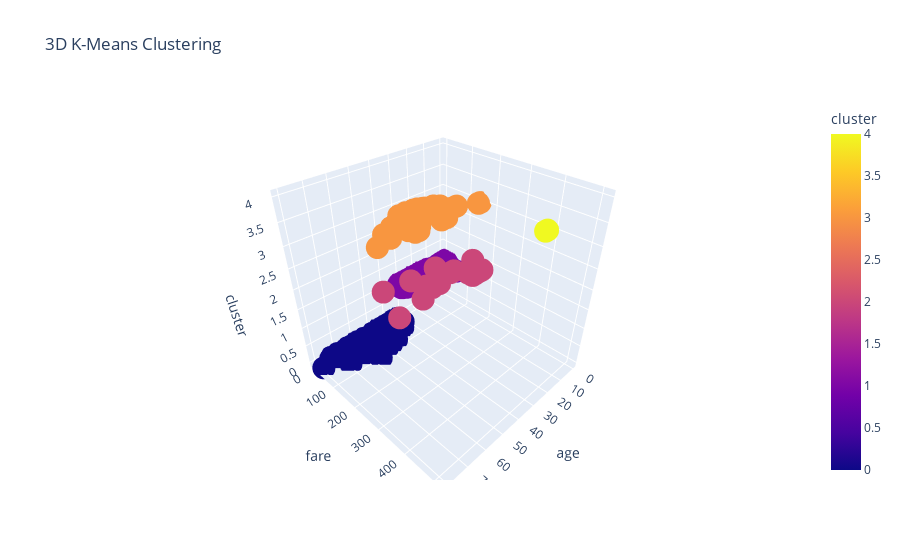

Write notebook code for a chart like this one.
### Code cell
#3D plot
import plotly.express as px
fig = px.scatter_3d(X, x='age', y='fare', z='cluster', color='cluster', title='3D K-Means Clustering')
fig.show()

### Figure 1 — Plotly figure (JSON) as saved in the notebook; plotly's stock layout.template omitted (floating-point values rounded to 4 significant figures; data arrays with more than 128 entries replaced by an {"elided": "..."} marker saying what was removed)
{"data": [{"hovertemplate": "age=%{x}<br>fare=%{y}<br>cluster=%{marker.color}<extra></extra>", "legendgroup": "", "marker": {"color": {"elided": "714 int values"}, "coloraxis": "coloraxis", "symbol": "circle"}, "mode": "markers", "name": "", "scene": "scene", "showlegend": false, "type": "scatter3d", "x": {"elided": "714 float values"}, "y": {"elided": "714 float values"}, "z": {"elided": "714 int values"}}], "layout": {"coloraxis": {"colorbar": {"title": {"text": "cluster"}}, "colorscale": [[0, "#0d0887"], [0.1111, "#46039f"], [0.2222, "#7201a8"], [0.3333, "#9c179e"], [0.4444, "#bd3786"], [0.5556, "#d8576b"], [0.6667, "#ed7953"], [0.7778, "#fb9f3a"], [0.8889, "#fdca26"], [1, "#f0f921"]]}, "legend": {"tracegroupgap": 0}, "scene": {"domain": {"x": [0, 1], "y": [0, 1]}, "xaxis": {"title": {"text": "age"}}, "yaxis": {"title": {"text": "fare"}}, "zaxis": {"title": {"text": "cluster"}}}, "title": {"text": "3D K-Means Clustering"}}}
